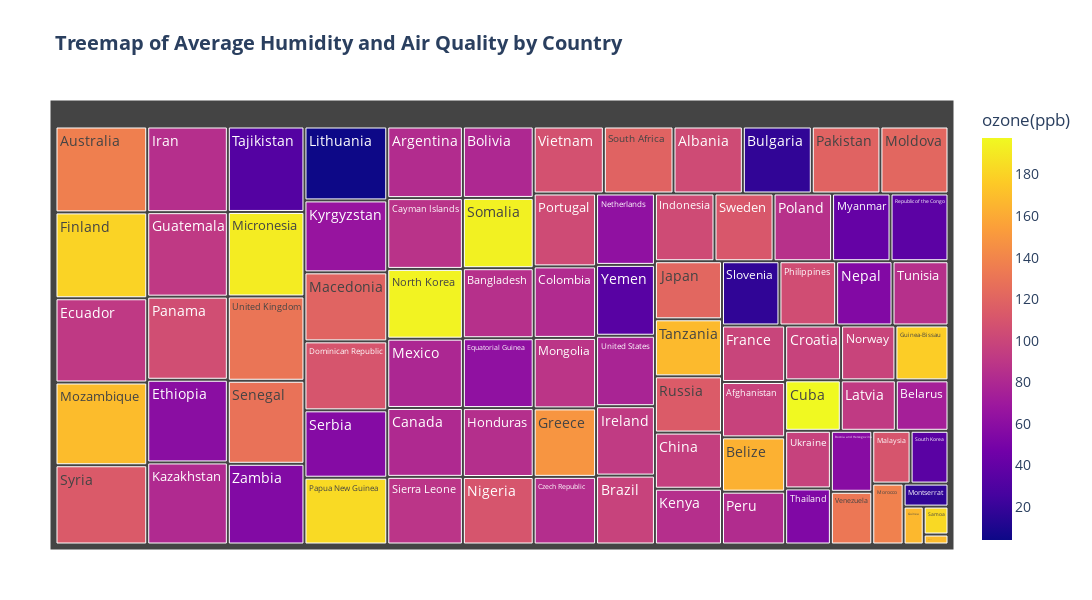

Here is the notebook cell this chart was saved with:
### Code cell
# Treemap of Average Humidity and Air Quality by Country
import plotly.express as px
# Calculate average humidity and air quality metrics by country
humidity_air_quality = data.groupby('location').agg({
    'humidity(%)': 'mean',
    'ozone(ppb)': 'mean',
    'nitrogen_oxide(ppb)': 'mean',
    'methane (ppb)': 'mean',
    'co2 (ppm)': 'mean'
}).reset_index()

# Create a treemap
fig = px.treemap(humidity_air_quality,
                 path=['location'],
                 values='humidity(%)',  
                 color='ozone(ppb)',  
                 hover_data=['humidity(%)', 'nitrogen_oxide(ppb)', 'methane (ppb)','co2 (ppm)'],
                 title='<b>Treemap of Average Humidity and Air Quality by Country</b>') 
# Increase figure size
fig.update_layout(
    width=1100, 
    height=600, 
    font=dict(size=14),  
    margin=dict(l=50, r=50, t=100, b=50)  # Add margin for better spacing
)
# Show the figure
fig.show()

### Figure 1 — Plotly figure (JSON) as saved in the notebook; plotly's stock layout.template omitted (floating-point values rounded to 4 significant figures; data arrays with more than 128 entries replaced by an {"elided": "..."} marker saying what was removed)
{"data": [{"branchvalues": "total", "customdata": {"elided": "84x5 float values"}, "domain": {"x": [0, 1], "y": [0, 1]}, "hovertemplate": "labels=%{label}<br>humidity(%)=%{customdata[0]}<br>parent=%{parent}<br>id=%{id}<br>nitrogen_oxide(ppb)=%{customdata[1]}<br>methane (ppb)=%{customdata[2]}<br>co2 (ppm)=%{customdata[3]}<br>ozone(ppb)=%{color}<extra></extra>", "ids": ["Afghanistan", "Albania", "Argentina", "Australia", "Bangladesh", "Belarus", "Belize", "Bolivia", "Bosnia and Herzegovina", "Brazil", "Bulgaria", "Canada", "Cayman Islands", "China", "Colombia", "Croatia", "Cuba", "Czech Republic", "Dominican Republic", "Ecuador", "Equatorial Guinea", "Ethiopia", "Finland", "France", "Greece", "Guatemala", "Guinea", "Guinea-Bissau", "Honduras", "Iceland", "Indonesia", "Iran", "Ireland", "Japan", "Kazakhstan", "Kenya", "Kyrgyzstan", "Latvia", "Lithuania", "Macedonia", "Malaysia", "Mexico", "Micronesia", "Moldova", "Mongolia", "Montserrat", "Morocco", "Mozambique", "Myanmar", "Nepal", "Netherlands", "Nigeria", "North Korea", "Norway", "Pakistan", "Panama", "Papua New Guinea", "Peru", "Philippines", "Poland", "Portugal", "Republic of the Congo", "Russia", "Samoa", "Senegal", "Serbia", "Sierra Leone", "Slovenia", "Somalia", "South Africa", "South Korea", "Sweden", "Syria", "Tajikistan", "Tanzania", "Thailand", "Tunisia", "Ukraine", "United Kingdom", "United States", "Venezuela", "Vietnam", "Yemen", "Zambia"], "labels": ["Afghanistan", "Albania", "Argentina", "Australia", "Bangladesh", "Belarus", "Belize", "Bolivia", "Bosnia and Herzegovina", "Brazil", "Bulgaria", "Canada", "Cayman Islands", "China", "Colombia", "Croatia", "Cuba", "Czech Republic", "Dominican Republic", "Ecuador", "Equatorial Guinea", "Ethiopia", "Finland", "France", "Greece", "Guatemala", "Guinea", "Guinea-Bissau", "Honduras", "Iceland", "Indonesia", "Iran", "Ireland", "Japan", "Kazakhstan", "Kenya", "Kyrgyzstan", "Latvia", "Lithuania", "Macedonia", "Malaysia", "Mexico", "Micronesia", "Moldova", "Mongolia", "Montserrat", "Morocco", "Mozambique", "Myanmar", "Nepal", "Netherlands", "Nigeria", "North Korea", "Norway", "Pakistan", "Panama", "Papua New Guinea", "Peru", "Philippines", "Poland", "Portugal", "Republic of the Congo", "Russia", "Samoa", "Senegal", "Serbia", "Sierra Leone", "Slovenia", "Somalia", "South Africa", "South Korea", "Sweden", "Syria", "Tajikistan", "Tanzania", "Thailand", "Tunisia", "Ukraine", "United Kingdom", "United States", "Venezuela", "Vietnam", "Yemen", "Zambia"], "marker": {"coloraxis": "coloraxis", "colors": [97.81, 103.8, 82.72, 136.2, 85.34, 74.28, 163.4, 80.29, 58.3, 97.93, 17.66, 80.71, 87.69, 95.45, 82.2, 97.84, 197.5, 84.19, 110.3, 91.39, 62.35, 59.64, 180.2, 99.24, 148.6, 91.42, 167.0, 177.4, 84.41, 169.1, 103.4, 84.6, 92.82, 121.7, 81.54, 84.58, 65.96, 92.21, 4.17, 120.1, 110.2, 79.28, 191.7, 121.7, 89.09, 17.37, 137.3, 169.3, 40.58, 55.29, 62.38, 110.2, 194.6, 98.66, 119.3, 105.4, 183.2, 82.61, 105.2, 86.36, 103.6, 36.51, 114.3, 182.8, 128.8, 56.75, 88.75, 17.18, 193.8, 119.5, 35.45, 111.5, 113.5, 32.66, 168.3, 54.25, 85.47, 97.59, 130.3, 77.22, 131.6, 107.7, 34.42, 55.45]}, "name": "", "parents": ["", "", "", "", "", "", "", "", "", "", "", "", "", "", "", "", "", "", "", "", "", "", "", "", "", "", "", "", "", "", "", "", "", "", "", "", "", "", "", "", "", "", "", "", "", "", "", "", "", "", "", "", "", "", "", "", "", "", "", "", "", "", "", "", "", "", "", "", "", "", "", "", "", "", "", "", "", "", "", "", "", "", "", ""], "type": "treemap", "values": [44.11, 58.58, 68.29, 99.38, 62.55, 33.52, 43.27, 63.8, 31.83, 51.14, 58.26, 65.71, 67.52, 47.5, 56.27, 38.71, 35.42, 53.2, 72.03, 97.47, 62.39, 84.06, 99.34, 44.99, 53.9, 85.9, 9.61, 36.73, 61.55, 3.12, 50.9, 87.08, 51.52, 49.13, 83.42, 47.19, 75.13, 35, 77.18, 72.08, 25.53, 66.08, 81.67, 57.52, 55.42, 13.03, 24.08, 95.72, 49.94, 45.7, 52.98, 60.3, 66.55, 37.59, 57.98, 84.49, 69.73, 42.08, 45.93, 49.98, 57.35, 49.52, 47.59, 8.73, 80.24, 70.37, 64.53, 46.58, 62.75, 58.87, 25.23, 50.46, 91.69, 82.59, 48.25, 32.35, 45.37, 33.26, 81.48, 52.28, 27.52, 59.27, 52.6, 78.01]}], "layout": {"coloraxis": {"colorbar": {"title": {"text": "ozone(ppb)"}}, "colorscale": [[0, "#0d0887"], [0.1111, "#46039f"], [0.2222, "#7201a8"], [0.3333, "#9c179e"], [0.4444, "#bd3786"], [0.5556, "#d8576b"], [0.6667, "#ed7953"], [0.7778, "#fb9f3a"], [0.8889, "#fdca26"], [1, "#f0f921"]]}, "font": {"size": 14}, "height": 600, "legend": {"tracegroupgap": 0}, "margin": {"b": 50, "l": 50, "r": 50, "t": 100}, "title": {"text": "<b>Treemap of Average Humidity and Air Quality by Country</b>"}, "width": 1100}}
